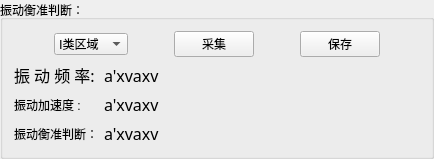
           <widget class="QGroupBox" name="groupBox_9">
            <property name="sizePolicy">
             <sizepolicy hsizetype="Preferred" vsizetype="Fixed">
              <horstretch>0</horstretch>
              <verstretch>0</verstretch>
             </sizepolicy>
            </property>
            <property name="styleSheet">
             <string notr="true">font: 12pt &quot;宋体&quot;;</string>
            </property>
            <property name="title">
             <string>振动衡准判断：</string>
            </property>
            <layout class="QFormLayout" name="formLayout">
             <item row="0" column="0" colspan="2">
              <layout class="QHBoxLayout" name="horizontalLayout_7">
               <item>
                <spacer name="horizontalSpacer_7">
                 <property name="orientation">
                  <enum>Qt::Horizontal</enum>
                 </property>
                 <property name="sizeHint" stdset="0">
                  <size>
                   <width>40</width>
                   <height>20</height>
                  </size>
                 </property>
                </spacer>
               </item>
               <item>
                <widget class="QComboBox" name="comboBox_2">
                 <property name="minimumSize">
                  <size>
                   <width>70</width>
                   <height>0</height>
                  </size>
                 </property>
                 <item>
                  <property name="text">
                   <string>Ⅰ类区域</string>
                  </property>
                 </item>
                 <item>
                  <property name="text">
                   <string>Ⅱ类区域</string>
                  </property>
                 </item>
                 <item>
                  <property name="text">
                   <string>Ⅲ类舱室</string>
                  </property>
                 </item>
                </widget>
               </item>
               <item>
                <spacer name="horizontalSpacer_8">
                 <property name="orientation">
                  <enum>Qt::Horizontal</enum>
                 </property>
                 <property name="sizeHint" stdset="0">
                  <size>
                   <width>40</width>
                   <height>20</height>
                  </size>
                 </property>
                </spacer>
               </item>
               <item>
                <widget class="QPushButton" name="pushButton_3">
                 <property name="text">
                  <string>采集</string>
                 </property>
                </widget>
               </item>
               <item>
                <spacer name="horizontalSpacer_9">
                 <property name="orientation">
                  <enum>Qt::Horizontal</enum>
                 </property>
                 <property name="sizeHint" stdset="0">
                  <size>
                   <width>40</width>
                   <height>20</height>
                  </size>
                 </property>
                </spacer>
               </item>
               <item>
                <widget class="QPushButton" name="pushButton_4">
                 <property name="text">
                  <string>保存</string>
                 </property>
                </widget>
               </item>
               <item>
                <spacer name="horizontalSpacer_10">
                 <property name="orientation">
                  <enum>Qt::Horizontal</enum>
                 </property>
                 <property name="sizeHint" stdset="0">
                  <size>
                   <width>40</width>
                   <height>20</height>
                  </size>
                 </property>
                </spacer>
               </item>
              </layout>
             </item>
             <item row="1" column="0">
              <widget class="QLabel" name="label_26">
               <property name="font">
                <font>
                 <family>宋体</family>
                 <pointsize>12</pointsize>
                 <weight>50</weight>
                 <italic>false</italic>
                 <bold>false</bold>
                </font>
               </property>
               <property name="styleSheet">
                <string notr="true">QLabel{
    border-width:0;
    border-style:outset;
	font: 12pt &quot;宋体&quot;;
}</string>
               </property>
               <property name="text">
                <string>振 动 频 率:</string>
               </property>
              </widget>
             </item>
             <item row="1" column="1">
              <widget class="QLabel" name="label_29">
               <property name="font">
                <font>
                 <family>宋体</family>
                 <pointsize>12</pointsize>
                 <weight>50</weight>
                 <italic>false</italic>
                 <bold>false</bold>
                </font>
               </property>
               <property name="styleSheet">
                <string notr="true">QLabel{
    border-width:0;
    border-style:outset;
	font: 12pt &quot;宋体&quot;;
}</string>
               </property>
               <property name="text">
                <string>a'xvaxv</string>
               </property>
              </widget>
             </item>
             <item row="2" column="0">
              <widget class="QLabel" name="label_27">
               <property name="styleSheet">
                <string notr="true">QLabel{
    border-width:0;
    border-style:outset;
	font: 12pt &quot;宋体&quot;;
}</string>
               </property>
               <property name="text">
                <string>振动加速度 :</string>
               </property>
              </widget>
             </item>
             <item row="2" column="1">
              <widget class="QLabel" name="label_31">
               <property name="font">
                <font>
                 <family>宋体</family>
                 <pointsize>12</pointsize>
                 <weight>50</weight>
                 <italic>false</italic>
                 <bold>false</bold>
                </font>
               </property>
               <property name="styleSheet">
                <string notr="true">QLabel{
    border-width:0;
    border-style:outset;
	font: 12pt &quot;宋体&quot;;
}</string>
               </property>
               <property name="text">
                <string>a'xvaxv</string>
               </property>
              </widget>
             </item>
             <item row="3" column="0">
              <widget class="QLabel" name="label_28">
               <property name="styleSheet">
                <string notr="true">QLabel{
    border-width:0;
    border-style:outset;
	font: 12pt &quot;宋体&quot;;
}</string>
               </property>
               <property name="text">
                <string>振动衡准判断：</string>
               </property>
              </widget>
             </item>
             <item row="3" column="1">
              <widget class="QLabel" name="label_30">
               <property name="font">
                <font>
                 <family>宋体</family>
                 <pointsize>12</pointsize>
                 <weight>50</weight>
                 <italic>false</italic>
                 <bold>false</bold>
                </font>
               </property>
               <property name="styleSheet">
                <string notr="true">QLabel{
    border-width:0;
    border-style:outset;
	font: 12pt &quot;宋体&quot;;
}</string>
               </property>
               <property name="text">
                <string>a'xvaxv</string>
               </property>
              </widget>
             </item>
            </layout>
           </widget>
